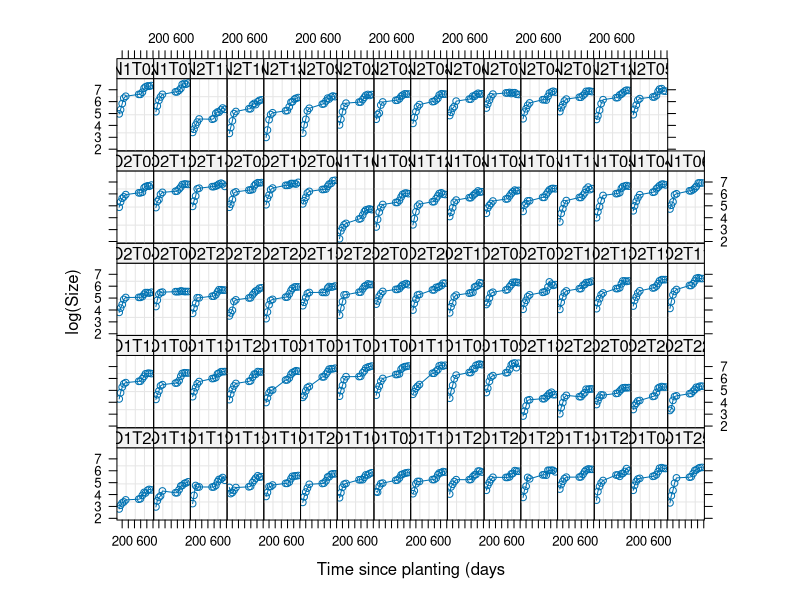

Source code (R):
## ---- chunk 1
knitr::opts_chunk$set(collapse=TRUE, comment = "#>", fig.width=9, fig.height=6, eval=TRUE, echo=TRUE, results="verbatim", warning=FALSE)
## ---- chunk 2
d = nlme::Spruce
head(d)
dim(d)
layout(1, respect=TRUE)
plot(d)

m1 = nlme::lme(logSize~days+Tree, random=~1|plot, data=d, control=nlme::lmeControl(opt='optim'), method="ML")
summary(m1)
## ---- chunk 3
sessionInfo()
